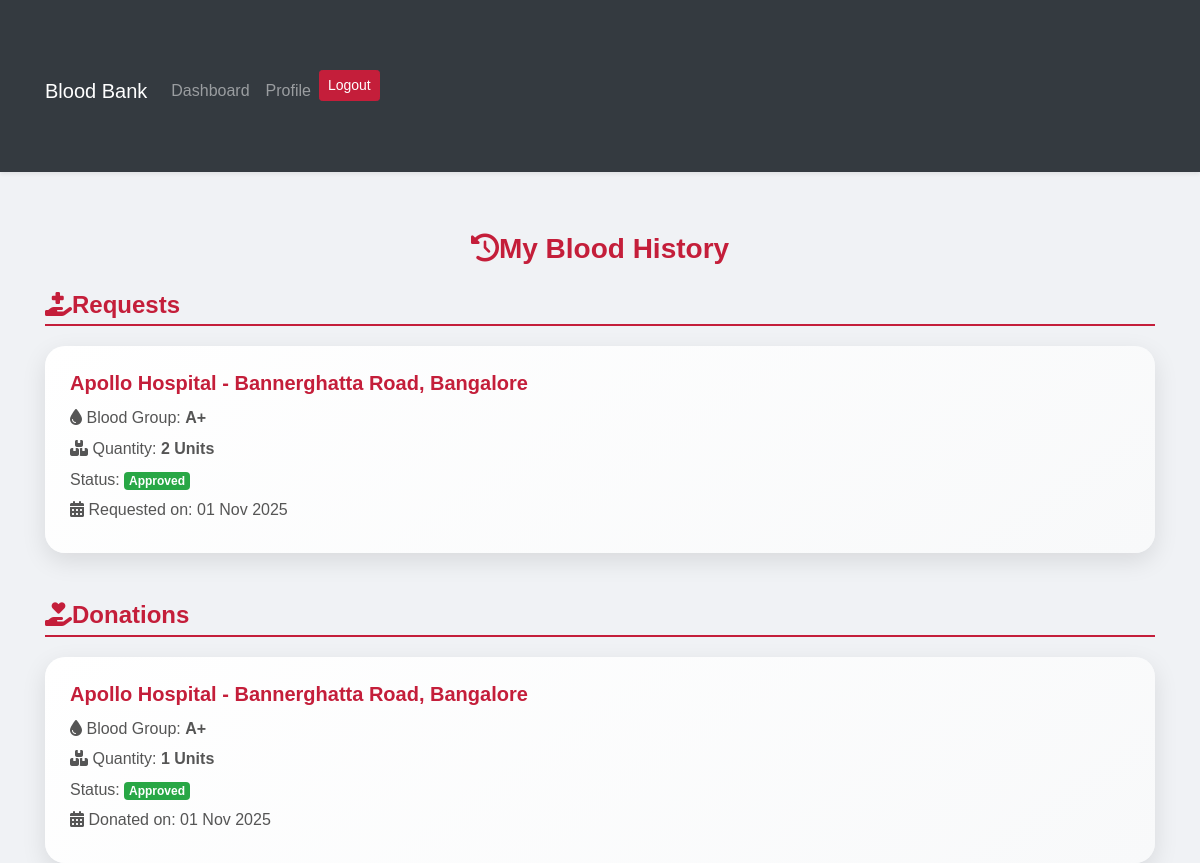
The app's page /user/history.php (signed in) with its own data.
### tables this page shows
CREATE TABLE `requests` (
  `request_id` int(11) NOT NULL AUTO_INCREMENT,
  `user_id` int(11) NOT NULL,
  `hospital_id` int(11) DEFAULT NULL,
  `donor_id` int(11) DEFAULT NULL COMMENT 'User-to-user blood requests',
  `blood_group` enum('A+','A-','B+','B-','AB+','AB-','O+','O-') NOT NULL,
  `quantity` int(11) NOT NULL,
  `status` enum('pending','approved','rejected') DEFAULT 'pending',
  `created_at` timestamp NOT NULL DEFAULT current_timestamp(),
  PRIMARY KEY (`request_id`),
  KEY `user_id` (`user_id`),
  KEY `hospital_id` (`hospital_id`),
  KEY `donor_id` (`donor_id`),
  KEY `idx_status` (`status`),
  CONSTRAINT `requests_ibfk_1` FOREIGN KEY (`user_id`) REFERENCES `users` (`user_id`) ON DELETE CASCADE,
  CONSTRAINT `requests_ibfk_2` FOREIGN KEY (`hospital_id`) REFERENCES `users` (`user_id`) ON DELETE CASCADE,
  CONSTRAINT `fk_requests_donor` FOREIGN KEY (`donor_id`) REFERENCES `users` (`user_id`) ON DELETE SET NULL
);

CREATE TABLE `users` (
  `user_id` int(11) NOT NULL AUTO_INCREMENT,
  `name` varchar(100) NOT NULL,
  `email` varchar(100) NOT NULL,
  `location` varchar(255) DEFAULT NULL,
  `password` varchar(255) NOT NULL,
  `role` enum('admin','hospital','user') NOT NULL,
  `hospital_id` int(11) DEFAULT NULL,
  `phone` varchar(15) DEFAULT NULL,
  `blood_group` varchar(3) DEFAULT NULL,
  `created_at` timestamp NOT NULL DEFAULT current_timestamp(),
  `status` enum('pending','approved','rejected') NOT NULL DEFAULT 'pending',
  `district` varchar(100) DEFAULT NULL,
  `blood_type` varchar(10) DEFAULT NULL,
  `latitude` decimal(10,8) DEFAULT NULL,
  `longitude` decimal(11,8) DEFAULT NULL,
  `dob` date DEFAULT NULL,
  `gender` varchar(10) DEFAULT NULL,
  `emergency_contact` varchar(15) DEFAULT NULL,
  `notes` text DEFAULT NULL,
  PRIMARY KEY (`user_id`),
  UNIQUE KEY `email` (`email`)
);

CREATE TABLE `donations` (
  `donation_id` int(11) NOT NULL AUTO_INCREMENT,
  `user_id` int(11) NOT NULL,
  `hospital_id` int(11) NOT NULL,
  `blood_group` enum('A+','A-','B+','B-','AB+','AB-','O+','O-') NOT NULL,
  `quantity` int(11) NOT NULL,
  `status` enum('pending','approved','rejected') DEFAULT 'pending',
  `created_at` timestamp NOT NULL DEFAULT current_timestamp(),
  PRIMARY KEY (`donation_id`),
  KEY `user_id` (`user_id`),
  KEY `hospital_id` (`hospital_id`),
  KEY `idx_status` (`status`),
  CONSTRAINT `donations_ibfk_1` FOREIGN KEY (`user_id`) REFERENCES `users` (`user_id`) ON DELETE CASCADE,
  CONSTRAINT `donations_ibfk_2` FOREIGN KEY (`hospital_id`) REFERENCES `users` (`user_id`) ON DELETE CASCADE
);

### user/history.php (the view, shortened to what this page needs)
<?php
include "../includes/db.php";
$user_id = $_SESSION['user_id'];
$requests = $conn->query("SELECT r.*, h.name AS hospital_name, h.location AS hospital_location
                          FROM requests r
                          JOIN users h ON r.hospital_id = h.user_id
                          WHERE r.user_id=$user_id
                          ORDER BY r.created_at DESC");
$donations = $conn->query("SELECT d.*, h.name AS hospital_name, h.location AS hospital_location
                           FROM donations d
                           JOIN users h ON d.hospital_id = h.user_id
                           WHERE d.user_id=$user_id
                           ORDER BY d.created_at DESC");
?>
<!DOCTYPE html>
<html lang="en">
<head>
<?php include "head.php"; ?>
<link rel="stylesheet" href="../assets/css/bootstrap.min.css">
<link rel="stylesheet" href="../assets/css/user.css">
<link rel="stylesheet" href="https://cdnjs.cloudflare.com/ajax/libs/font-awesome/6.5.0/css/all.min.css">
</head>
<body>
<?php include "header.php"; ?>
<div class="container">
    <h3><i class="fas fa-history me-2"></i>My Blood History</h3>
    <div class="mb-5">
        <h4 class="section-title"><i class="fas fa-hand-holding-medical me-2"></i>Requests</h4>
        <?php if($requests->num_rows > 0){
            while($row = $requests->fetch_assoc()){
                $status_class = $row['status']=='pending' ? 'badge-pending' : ($row['status']=='approved' ? 'badge-approved' : 'badge-rejected');
            ?>
            <div class="card-history">
                <h5><?php echo htmlspecialchars($row['hospital_name']); ?> - <?php echo htmlspecialchars($row['hospital_location']); ?></h5>
                <p><i class="fas fa-tint me-1"></i> Blood Group: <strong><?php echo $row['blood_group']; ?></strong></p>
                <p><i class="fas fa-boxes me-1"></i> Quantity: <strong><?php echo $row['quantity']; ?> Units</strong></p>
                <p>Status: <span class="badge <?php echo $status_class; ?>"><?php echo ucfirst($row['status']); ?></span></p>
                <p><i class="fas fa-calendar-alt me-1"></i> Requested on: <?php echo date('d M Y', strtotime($row['created_at'])); ?></p>
            </div>
        <?php } } else { ?>
            <p class="text-center text-muted">No requests found.</p>
        <?php } ?>
    </div>
    <div>
        <h4 class="section-title"><i class="fas fa-hand-holding-heart me-2"></i>Donations</h4>
        <?php if($donations->num_rows > 0){
            while($row = $donations->fetch_assoc()){
                $status_class = $row['status']=='pending' ? 'badge-pending' : ($row['status']=='approved' ? 'badge-approved' : 'badge-rejected');
            ?>
            <div class="card-history">
                <h5><?php echo htmlspecialchars($row['hospital_name']); ?> - <?php echo htmlspecialchars($row['hospital_location']); ?></h5>
                <p><i class="fas fa-tint me-1"></i> Blood Group: <strong><?php echo $row['blood_group']; ?></strong></p>
                <p><i class="fas fa-boxes me-1"></i> Quantity: <strong><?php echo $row['quantity']; ?> Units</strong></p>
                <p>Status: <span class="badge <?php echo $status_class; ?>"><?php echo ucfirst($row['status']); ?></span></p>
                <p><i class="fas fa-calendar-alt me-1"></i> Donated on: <?php echo date('d M Y', strtotime($row['created_at'])); ?></p>
            </div>
        <?php } } else { ?>
            <p class="text-center text-muted">No donations found.</p>
        <?php } ?>
    </div>
</div>
</body>
</html>

### assets/css/style.css (style rules this page uses)
body, html { height: 100%; margin: 0; font-family: 'Segoe UI', Tahoma, Geneva, Verdana, sans-serif; }
:root { --brand-red: #C41E3A; --brand-blue: #2C5F8B; --light-bg: #f9f9f9; --dark-text: #333; --radius-lg: 12px; --shadow-soft: 0 4px 10px rgba(0,0,0,0.08); }
body { font-family: "Segoe UI", Roboto, sans-serif; color: var(--dark-text); background: var(--light-bg); line-height: 1.6; }

### user/css/user.css (style rules this page uses)
body { font-family: 'Poppins', sans-serif; background-color: #f0f2f5; margin: 0; padding: 0; color: #333; }
.container { margin-top: 60px; margin-bottom: 50px; }
h1, h2, h3, h4, h5 { font-weight: 700; color: #C41E3A; }

### user/history.php (style rules this page uses)
body { background-color: #f0f2f5; font-family: 'Poppins', sans-serif; }
.container { margin-top: 60px; margin-bottom: 50px; }
h3 { font-weight: 700; color: #C41E3A; margin-bottom: 25px; text-align: center; }
.card-history { background: linear-gradient(145deg,#ffffff,#f8f9fa); border-radius: 20px; padding: 25px; margin-bottom: 20px; box-shadow: 0 8px 25px rgba(0,0,0,0.1); transition: transform 0.3s, box-shadow 0.3s; }
.card-history h5 { color: #C41E3A; font-weight: 700; margin-bottom: 10px; }
.card-history p { margin-bottom: 5px; color: #555; }
.badge-approved { background-color: #28a745; color: #fff; }
.section-title { font-weight: 600; color: #C41E3A; margin-bottom: 20px; border-bottom: 2px solid #C41E3A; padding-bottom: 5px; }

### records on screen
requests: hospital.name "Apollo Hospital", hospital.location "Bannerghatta Road, Bangalore", blood_group "A+", quantity "2", status "Approved", created_at "01 Nov 2025"
donations: hospital.name "Apollo Hospital", hospital.location "Bannerghatta Road, Bangalore", blood_group "A+", quantity "1", status "Approved", created_at "01 Nov 2025"
